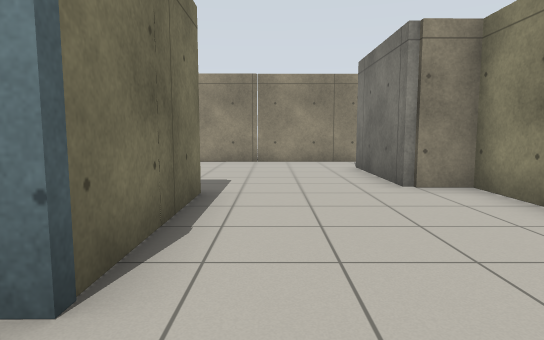
view 1 (above)

15 first-person views from a walk through a Gazebo world. The camera is 0.94 m above the floor, tilts 6° down and sees 75° across. The floor is counted in squares, 1 m on a side. Each view is taken from the middle of a square. On the plan, view 1 faces up. The plan holds only what a view shows up to about 12 squares ahead; the rest is blank. The place goes on beyond the plan. Simple shapes stand in for some stock models. Surface patterns are stand-ins for the level's own textures.

view 2
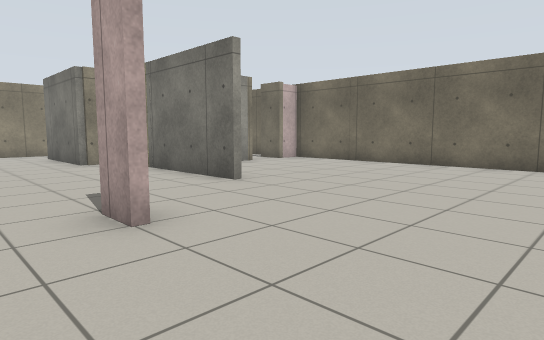

view 3
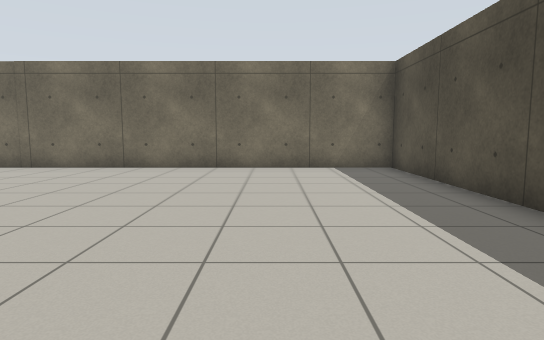

view 4
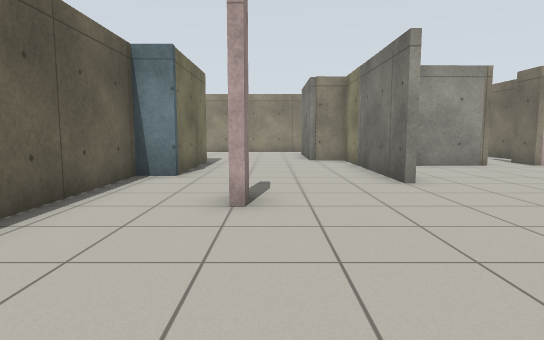

view 5
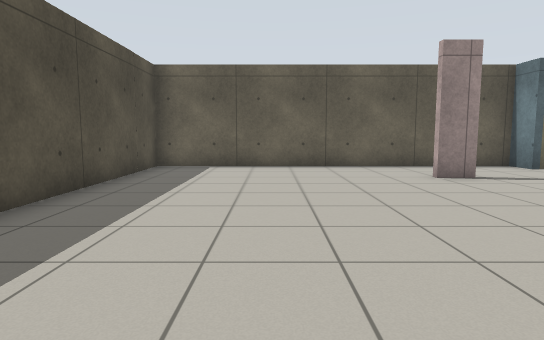

view 6
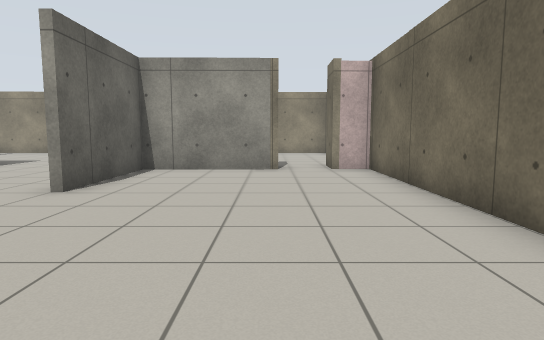

view 7
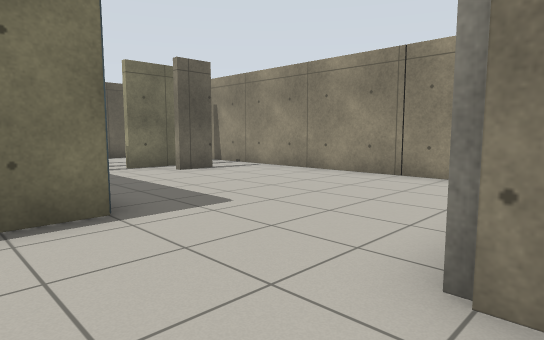

view 8
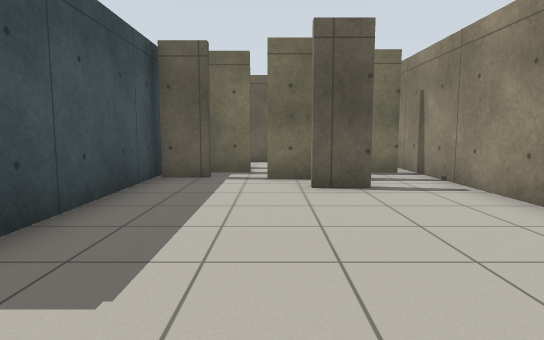

view 9
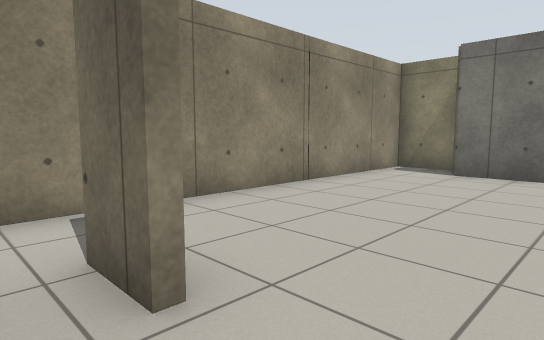

view 10
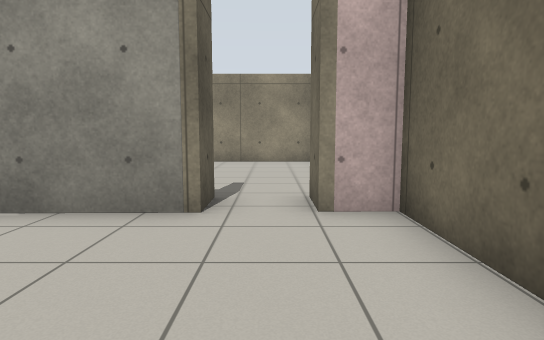

view 11
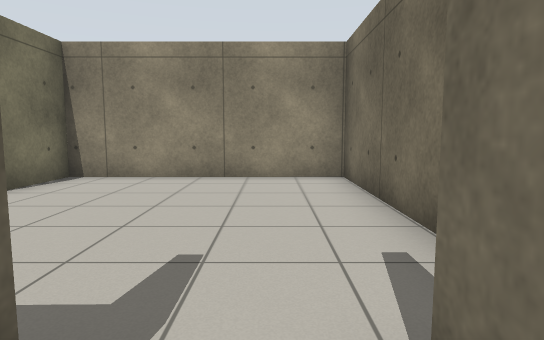

view 12
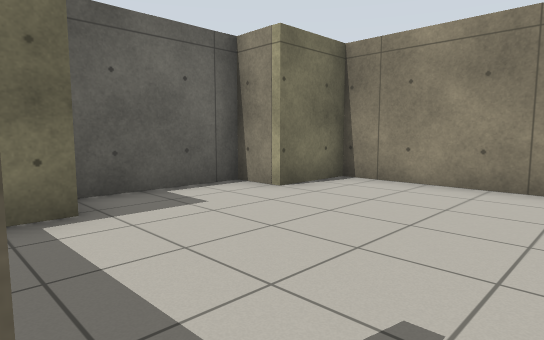

view 13
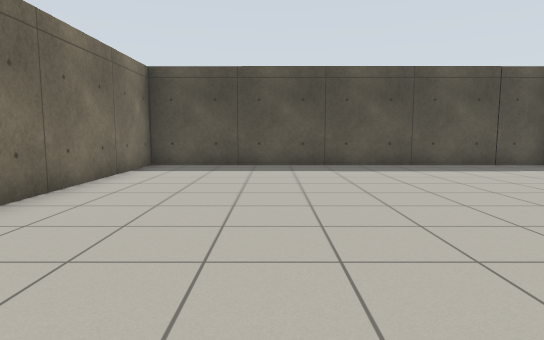

view 14
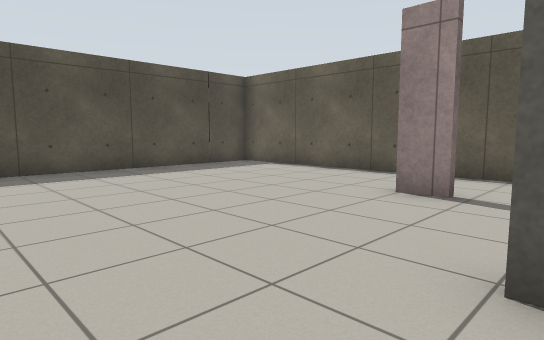

view 15
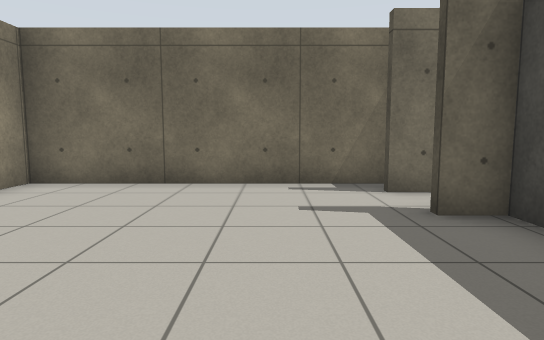

### Floor plan
Ten units are one square. View 1 is at (0, 0); x grows to the right and y downward. Boxes are objects, and circles mark ways between rooms. Rooms are numbered by the first view taken in them; rooms with no view inside come last. Other rooms are left out.
<svg viewBox="-81 -120 181 207">
<path fill="none" stroke="#000" d="M35 -5 35 -60 23 -60M5 16 5 8M7 6 7 16M72 -41 37 -41 37 -5M-11 -56 -11 -17 -20 -17 -20 82 95 82 95 -42 86 -41M-50 -98 -50 -86M-52 -86 -52 -98M-62 -94 -62 -79M-64 -68 -64 -56M23 -60 23 -98M-73 -75 -73 -65M35 -100 35 -115 -76 -115M-73 -110 -73 -102M-70 -55 -21 -55M37 -62 37 -55M72 -51 72 -41M64 -43 70 -43 70 -51M95 -49 95 -115 37 -115 37 -95 25 -95 25 -65M86 -41 86 -52"/>
<circle cx="5" cy="-50" r="3" fill="#2a7"/>
<circle cx="80" cy="-45" r="3" fill="#2a7"/>
<text x="40" y="20">1</text>
<text x="-20" y="-90">2</text>
<text x="60" y="-80">3</text>
</svg>
Room 1 opens to room 2. Room 1 opens to room 3.

Where each view was taken, in squares from view 1:
view 1: 0 up, 0 right, facing up
view 2: 5 down, 1 left, facing up-right
view 3: 5 down, 0 right, facing right
view 4: 6 down, 1 right, facing up
view 5: 5 down, 8 right, facing left
view 6: 5 down, 7 right, facing up
view 7: 4 up, 3 right, facing up-left
view 8: 8 up, 1 right, facing left
view 9: 7 up, 6 left, facing up-right
view 10: 0 up, 8 right, facing up
view 11: 4 up, 8 right, facing up
view 12: 5 up, 8 right, facing up-left
view 13: 2 up, 6 right, facing down
view 14: 1 up, 6 right, facing down-left
view 15: 7 up, 3 right, facing right
